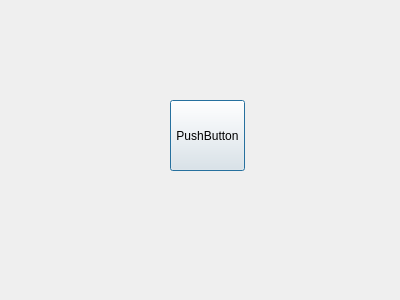
<?xml version="1.0" encoding="UTF-8"?>
<ui version="4.0">
 <class>Dialog</class>
 <widget class="QDialog" name="Dialog">
  <property name="geometry">
   <rect>
    <x>0</x>
    <y>0</y>
    <width>400</width>
    <height>300</height>
   </rect>
  </property>
  <property name="windowTitle">
   <string>Dialog</string>
  </property>
  <widget class="QPushButton" name="pushButton">
   <property name="geometry">
    <rect>
     <x>170</x>
     <y>100</y>
     <width>75</width>
     <height>71</height>
    </rect>
   </property>
   <property name="text">
    <string>PushButton</string>
   </property>
  </widget>
 </widget>
 <resources/>
 <connections/>
</ui>
